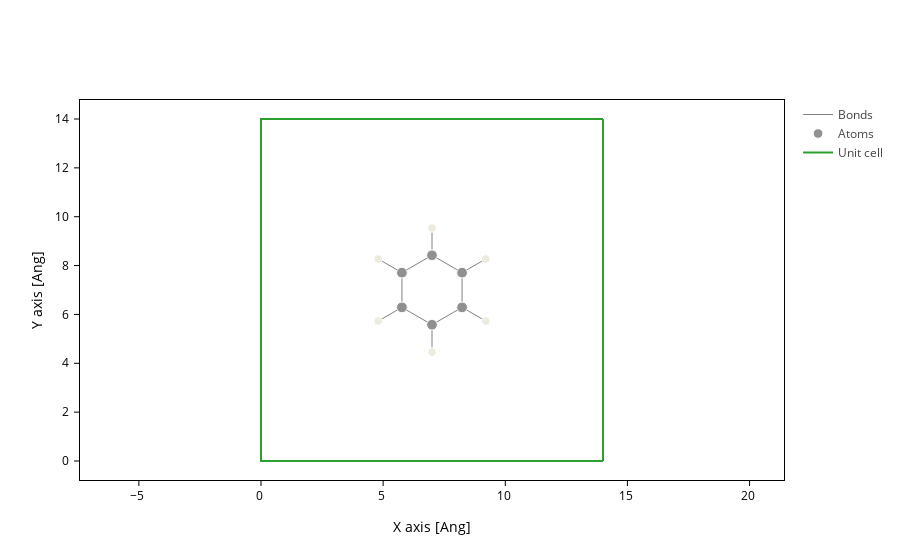

Notebook cell for this chart:
### Code cell
molec.plot(axes="xy")

### Figure 1 — Plotly figure (JSON) as saved in the notebook; plotly's stock layout.template omitted (floating-point values rounded to 4 significant figures; data arrays with more than 128 entries replaced by an {"elided": "..."} marker saying what was removed)
{"data": [{"line": {"color": "gray", "width": 1}, "meta": {}, "mode": "lines", "name": "Bonds", "opacity": 1, "type": "scatter", "x": {"elided": "252 float values"}, "y": {"elided": "252 float values"}}, {"marker": {"color": ["#909090", "#EDEADE", "#909090", "#EDEADE", "#909090", "#EDEADE", "#909090", "#EDEADE", "#909090", "#EDEADE", "#909090", "#EDEADE"], "opacity": 1, "size": [10.72, 8.48, 10.72, 8.48, 10.72, 8.48, 10.72, 8.48, 10.72, 8.48, 10.72, 8.48]}, "meta": {}, "mode": "markers", "name": "Atoms", "opacity": 1, "type": "scatter", "x": [8.231, 9.199, 7.0, 7.0, 5.769, 4.801, 5.769, 4.801, 7.0, 7.0, 8.231, 9.199], "y": [7.711, 8.27, 8.421, 9.54, 7.711, 8.27, 6.289, 5.73, 5.579, 4.46, 6.289, 5.73]}, {"meta": {}, "mode": "lines", "name": "Unit cell", "type": "scatter", "x": [0.0, 0.0, 14.0, 14.0, 0.0, 0.0, NaN, 0.0, 0.0, 0.0, 14.0, 14.0, 0.0, NaN, 14.0, 14.0, NaN, 14.0, 14.0], "y": [0.0, 14.0, 14.0, 14.0, 14.0, 14.0, NaN, 14.0, 0.0, 0.0, 0.0, 0.0, 0.0, NaN, 14.0, 0.0, NaN, 14.0, 0.0]}], "layout": {"scene": {"aspectmode": "data", "xaxis": {"title": {"text": "X axis [Ang]"}}, "yaxis": {"title": {"text": "Y axis [Ang]"}}}, "xaxis": {"scaleanchor": "y", "scaleratio": 1, "title": {"text": "X axis [Ang]"}}, "yaxis": {"title": {"text": "Y axis [Ang]"}}}}
